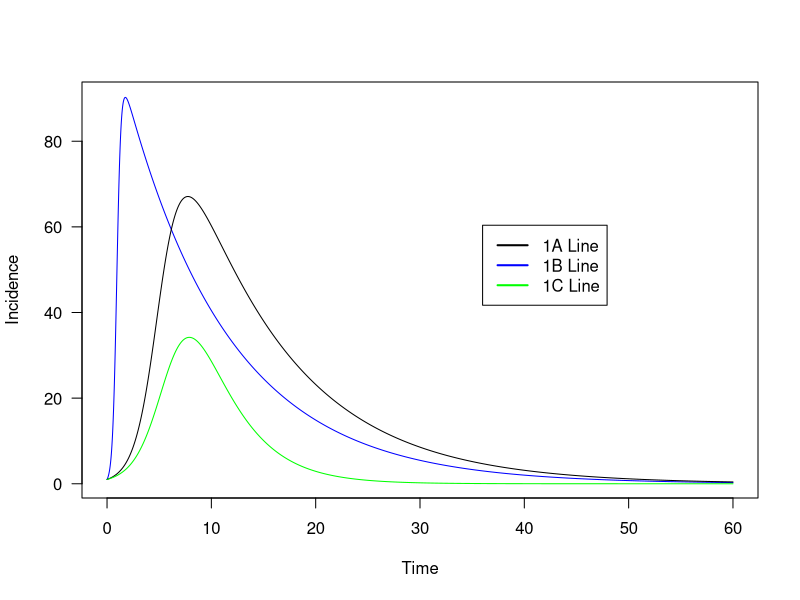
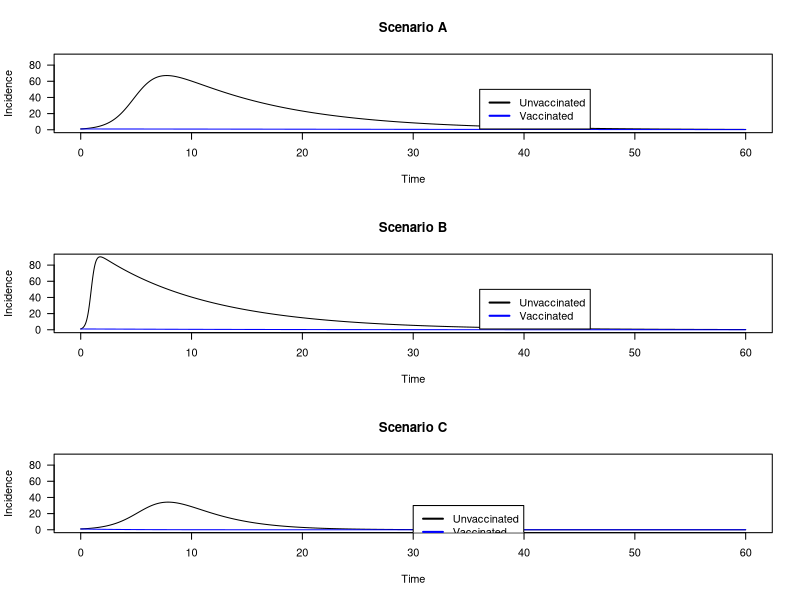
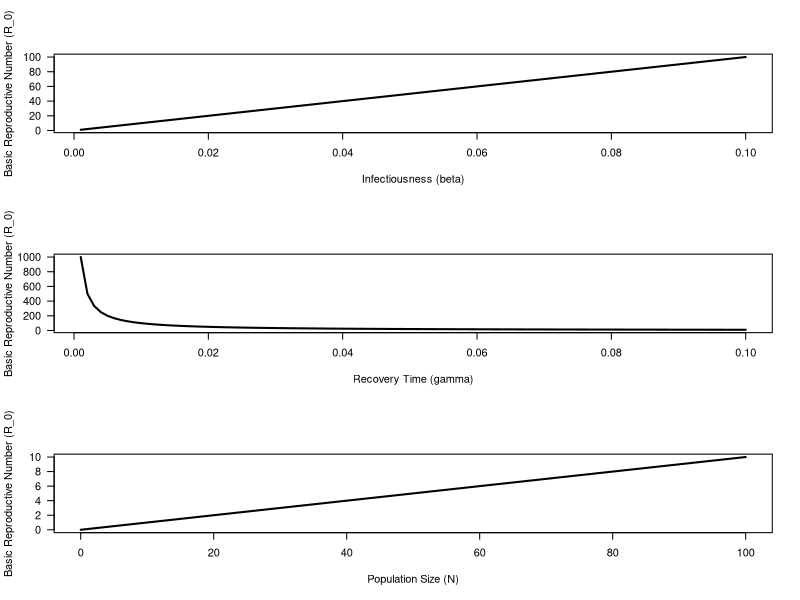
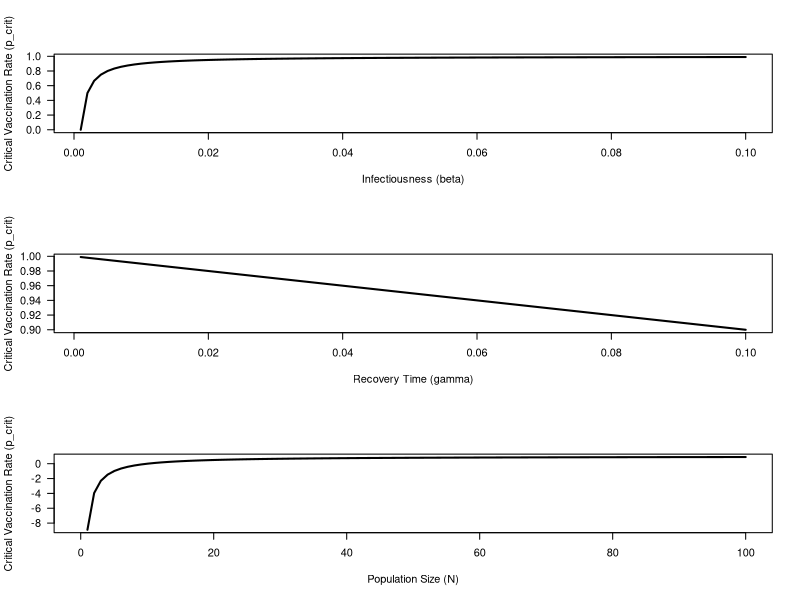

Here is the R script that generated these plots, in order:
## ---- chunk 1
library(deSolve)

## ---- chunk 2
N <- 100   # population size; because dN/dt = 0, this doesn't change
I0 <- 1		# initial infected individual
S0 <- N - I0	# Assuming this is a new disease, everyone else is susceptible
R0 <- 0 	# Assuming this is a new disease, there are no recovered individuals in the population
## ---- chunk 3
tset <- seq(from = 0, to = 60, length.out = 20000)# time steps
#set up our holding vectorss for each of our variables : N I S R
N.simu1 <- NaN*tset; N.simu1[1] <- N

I.simu1 <- NaN*tset#infectious
I.simu1[1] <- I0

S.simu1 <- NaN*tset#susceptible
S.simu1[1] <- S0

R.simu1 <- NaN*tset#recovered
R.simu1[1] <- 0

# semi colon separates two lines of code without phsyically separating them
N.simu.a <- NaN*tset; N.simu1[1] <- N
N.simu.b <- NaN*tset; N.simu1[1] <- N
N.simu.c <- NaN*tset; N.simu1[1] <- N

I.simu.a <- NaN*tset#infectious
I.simu.a[1] <- I0
I.simu.b <- NaN*tset#infectious
I.simu.b[1] <- I0
I.simu.c <- NaN*tset#infectious
I.simu.c[1] <- I0

S.simu.a <- NaN*tset#susceptible
S.simu.a[1] <- S0
S.simu.b <- NaN*tset#susceptible
S.simu.b[1] <- S0
S.simu.c <- NaN*tset#susceptible
S.simu.c[1] <- S0

R.simu.a <- NaN*tset#recovered
R.simu.a[1] <- 0
R.simu.b <- NaN*tset#recovered
R.simu.b[1] <- 0
R.simu.c <- NaN*tset#recovered
R.simu.c[1] <- 0
## ---- chunk 4
###########################################################
# 1a. With a black line: beta = 0.01, gamma = 0.1, p = 0 #
###########################################################
beta <- 0.01   
gamma <- 0.1 
p <- 0

for(i in 2:length(tset)){
	dt <- tset[i]-tset[i-1]
	S <- S.simu.a[i-1] 
	I <- I.simu.a[i-1]
	R <- R.simu.a[i-1]
	dS <- (-beta*S*I)*dt
	dI <- (beta*S*I-gamma*I)*dt
	dR <- (gamma*I)*dt
	dN <- dS+dI+dR  
	S.simu.a[i] <- S + dS 
	I.simu.a[i] <- I + dI
	R.simu.a[i] <- R + dR
	N.simu.a[i] <- N + dN
}

##########################################################
# 1b. With a blue line: beta = 0.05, gamma = 0.1, p = 0 #
##########################################################
 beta.b <- 0.05   

 for(i in 2:length(tset)){
	dt <- tset[i]-tset[i-1]
	S.b <- S.simu.b[i-1]  
	I.b <- I.simu.b[i-1]
	R.b <- R.simu.b[i-1]
	dS.b <- (-beta.b*S.b*I.b)*dt 
	dI.b <- (beta.b*S.b*I.b-gamma*I.b)*dt
	dR.b <- (gamma*I.b)*dt
	dN.b <- dS.b+dI.b+dR.b  
	S.simu.b[i] <- S.b + dS.b 
	I.simu.b[i] <- I.b + dI.b
	R.simu.b[i] <- R.b + dR.b
	N.simu.b[i] <- N + dN.b
 }	
 
# ###########################################################
# # 1c. With a green line: beta = 0.01, gamma = 0.3, p = 0 #
# ###########################################################
 gamma.c <- 0.3 
   

 for(i in 2:length(tset)){
	dt <- tset[i]-tset[i-1]
	S.c <- S.simu.c[i-1]  
	I.c <- I.simu.c[i-1]
	R.c <- R.simu.c[i-1]
	dS.c <- (-beta*S.c*I.c)*dt 
	dI.c <- (beta*S.c*I.c-gamma.c*I.c)*dt
	dR.c <- (gamma.c*I.c)*dt
	dN.c <- dS.c+dI.c+dR.c  
	S.simu.c[i] <- S.c + dS.c 
	I.simu.c[i] <- I.c + dI.c
	R.simu.c[i] <- R.c + dR.c
	N.simu.c[i] <- N + dN.c
 }	

plot(x = tset, y = I.simu.b, type = 'l', las = 1, col = 'blue', xlab = 'Time', ylab='Incidence')
lines(x = tset, y = I.simu.a, col = 'black')
lines(x = tset, y = I.simu.c, col = 'green')
legend(x = max(tset)*0.6, y = max(I.simu.a)*0.9, legend = c('1A Line','1B Line','1C Line'), lwd = 2, col = c('black', 'blue', 'green'))

## ---- chunk 5
# 2. Describe the differences between the scenarios you plotted above.
#  2a. What is the effect of decreasing infectiousness? 

# By decreasing infectivity of the pathogen and holding all else equal, the incidence of the disease is prolonged. The intial slope is more gradual in plot 1A compared ot plot 1B, which have beta values of 0.1 and 0.5, respectively. Population 1B has a higher maximum for disease incidence because the ratio of beta to gamma is higher, so less individuals are able to move from the infected to the recovered class per new infection.

#  2b. What is the effect of increasing recovery rates? 
# By increasing recovery rates the incidence of the disease is decreased and the disease dies out of the population faster. The recovery outpaces the infection rate in popualtion 1C moreso than in population 1A, so the maximum incidence of the grpah is much less. Also, increasing the line for 1C is always below the line for 1A, which means that adding up the total incidence, less individuals will end up getting infected in 1C overall.


## ---- chunk 6
#A
R_0.a <-  beta * N / gamma
p_crit.a <- 1 - 1/R_0.a
p_crit.a
#0.9

#B
R_0.b <-  beta.b * N / gamma
p_crit.b <- 1 - 1/R_0.b
p_crit.b
#0.98

#C
R_0.c <-  beta * N / gamma.c
p_crit.c <- 1 - 1/R_0.c
p_crit.c
#0.7

# Why are we using N in place of S in the above formulation?

# The disease is brand new so no members of the population have immunity to it at the initial timepoint. Thus, the whole population is susceptible and we can use N in place of S.


## ---- chunk 7
par(mfcol = c(3, 1))
#SCENARIO A
VA <- N*p_crit.a   
S0.v <- N - VA - I0  


N.simu4.a <- NaN*tset; N.simu4.a[1] <- N
S.simu4.a <- NaN*tset; S.simu4.a[1] <- S0.v
I.simu4.a <- NaN*tset; I.simu4.a[1] <- I0
R.simu4.a <- NaN*tset; R.simu4.a[1] <- N - I0 - S0.v - VA

for(i in 2:length(tset)){
	dt <- tset[i]-tset[i-1]
	S.4a <- S.simu4.a[i-1]
	I.4a <- I.simu4.a[i-1]
	R.4a <- R.simu4.a[i-1]
	dS.4a <- (-beta*S.4a*I.4a)*dt
	dI.4a <- (beta*S.4a*I.4a-gamma*I.4a)*dt
	dR.4a <- (gamma*I.4a)*dt
	dN.4a <- dS.4a+dI.4a+dR.4a  
	S.simu4.a[i] <- S.4a + dS.4a
	I.simu4.a[i] <- I.4a + dI.4a
	R.simu4.a[i] <- R.4a + dR.4a
	N.simu4.a[i] <- N + dN.4a	
}

plot(x = tset, y = I.simu.a, type = 'l', las = 1, col = 'black', xlab = 'Time', ylab='Incidence', main= 'Scenario A',  ylim= c(0,90))
lines(x = tset, y = I.simu4.a, col = 'blue')
legend(x = max(tset)*0.6, y = 50, legend = c('Unvaccinated','Vaccinated'), lwd = 2, col = c('black', 'blue'))

#SCENARIO B

VB <- N*p_crit.b   
S0.vb <- N - VB - I0  


N.simu4.b <- NaN*tset; N.simu4.b[1] <- N
S.simu4.b <- NaN*tset; S.simu4.b[1] <- S0.vb
I.simu4.b <- NaN*tset; I.simu4.b[1] <- I0
R.simu4.b <- NaN*tset; R.simu4.b[1] <- N - I0 - S0.vb - VA

for(i in 2:length(tset)){
	dt <- tset[i]-tset[i-1]
	S.4b <- S.simu4.b[i-1]
	I.4b <- I.simu4.b[i-1]
	R.4b <- R.simu4.b[i-1]
	dS.4b <- (-beta.b*S.4b*I.4b)*dt
	dI.4b <- (beta.b*S.4b*I.4b-gamma*I.4b)*dt
	dR.4b <- (gamma*I.4b)*dt
	dN.4b <- dS.4b+dI.4b+dR.4b  
	S.simu4.b[i] <- S.4b + dS.4b
	I.simu4.b[i] <- I.4b + dI.4b
	R.simu4.b[i] <- R.4b + dR.4b
	N.simu4.b[i] <- N + dN.4b	
}

plot(x = tset, y = I.simu.b, type = 'l', las = 1, col = 'black', xlab = 'Time', ylab='Incidence', main= 'Scenario B', ylim= c(0,90))
lines(x = tset, y = I.simu4.b, col = 'blue')
legend(x = max(tset)*0.6, y = 50, legend = c('Unvaccinated','Vaccinated'), lwd = 2, col = c('black', 'blue'))
?ylim
#SCENARIO C

VC <- N*p_crit.c   
S0.vc <- N - VC - I0  


N.simu4.c <- NaN*tset; N.simu4.c[1] <- N
S.simu4.c <- NaN*tset; S.simu4.c[1] <- S0.vb
I.simu4.c <- NaN*tset; I.simu4.c[1] <- I0
R.simu4.c <- NaN*tset; R.simu4.c[1] <- N - I0 - S0.vb - VA

for(i in 2:length(tset)){
	dt <- tset[i]-tset[i-1]
	S.4c <- S.simu4.c[i-1]
	I.4c <- I.simu4.c[i-1]
	R.4c <- R.simu4.c[i-1]
	dS.4c <- (-beta*S.4c*I.4c)*dt
	dI.4c <- (beta*S.4c*I.4c-gamma.c*I.4c)*dt
	dR.4c <- (gamma.c*I.4c)*dt
	dN.4c <- dS.4c+dI.4c+dR.4c  
	S.simu4.c[i] <- S.4c + dS.4c
	I.simu4.c[i] <- I.4c + dI.4c
	R.simu4.c[i] <- R.4c + dR.4c
	N.simu4.c[i] <- N + dN.4c	
}

plot(x = tset, y = I.simu.c, type = 'l', las = 1, col = 'black', xlab = 'Time', ylab='Incidence', main= 'Scenario C', ylim= c(0,90))
lines(x = tset, y = I.simu4.c, col = 'blue')
legend(x = max(tset)*0.5, y = 30, legend = c('Unvaccinated','Vaccinated'), lwd = 2, col = c('black', 'blue'))
## ---- chunk 8
beta_set <- seq(from = 0.001, to = 0.1, length.out = 100)
gamma_set <- seq(from = 0.001, to = 0.1, length.out = 100)
R0_set <- beta_set*N/gamma
Nset <- seq(from = 0, to = 100, length.out = 100)


par( mfrow= c(3,1))

#R_O x Beta
plot(x = beta_set, y = R0_set, type = 'l', xlab = 'Infectiousness (beta)', ylab = 'Basic Reproductive Number (R_0)', las = 1, lwd = 2)

R0g_set <- beta*N/gamma_set
# R_O x Gamma
plot(x = gamma_set, y = R0g_set, type = 'l', xlab = 'Recovery Time (gamma)', ylab = 'Basic Reproductive Number (R_0)', las = 1, lwd = 2)

R0n_set <- beta*Nset/gamma
# R_O x Population Size
plot(x = Nset, y = R0n_set, type = 'l', xlab = 'Population Size (N)', ylab = 'Basic Reproductive Number (R_0)', las = 1, lwd = 2)
## ---- chunk 9
par( mfrow= c(3,1))
p_crit_set <- 1 - 1/R0_set

# p_crit x Beta
plot(x = beta_set, y = p_crit_set, type = 'l', xlab = 'Infectiousness (beta)', ylab = 'Critical Vaccination Rate (p_crit)', las = 1, lwd = 2)

p_critg_set <- 1 - 1/R0g_set

# p_crit x Gamma
plot(x = gamma_set, y = p_critg_set, type = 'l', xlab = 'Recovery Time (gamma)', ylab = 'Critical Vaccination Rate (p_crit)', las = 1, lwd = 2)

p_critn_set <- 1 - 1/R0n_set
# p_crit x Pop Size
plot(x = Nset, y = p_critn_set, type = 'l', xlab = 'Population Size (N)', ylab = 'Critical Vaccination Rate (p_crit)', las = 1, lwd = 2)
